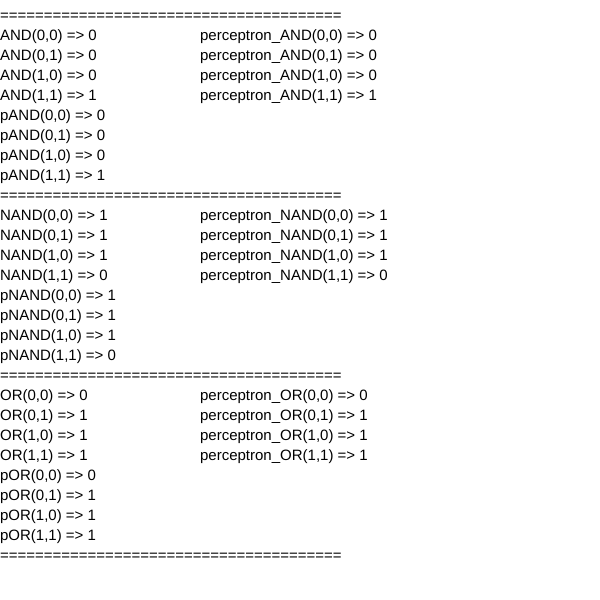
Frame 1 (no input)
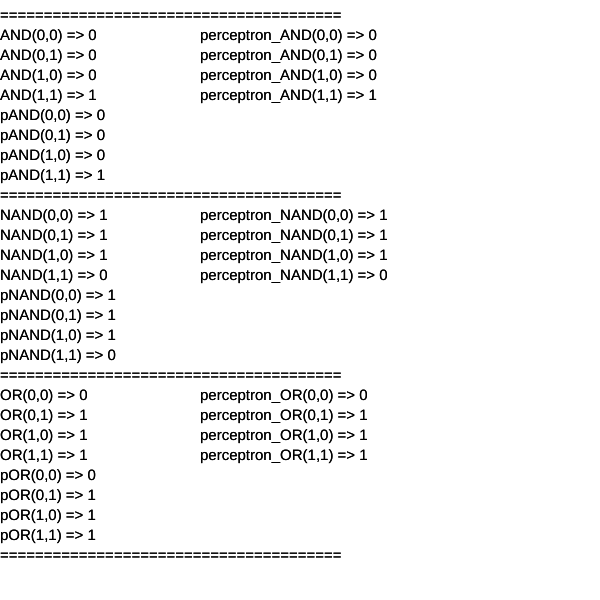
Frame 2 (the mouse pressed at the canvas centre, redrawn once)

The p5.js sketch that drew these frames (run headless with seeded random() and noise() and a simulated clock; the mouse was pressed at the canvas centre and the sketch redrawn once):

// p5.js sketch
// ── sketch.js
function setup() {
  createCanvas(600, 600);
  background(255);
}

function draw() {
             
  textSize(15);
  text('=======================================',0,20);
  text('AND(0,0) => ' + AND(0, 0),0,40);
  text('AND(0,1) => ' + AND(0, 1),0,60);
  text('AND(1,0) => ' + AND(1, 0),0,80);
  text('AND(1,1) => ' + AND(1, 1),0,100);
  text('pAND(0,0) => ' + pAND(0, 0),0,120);
  text('pAND(0,1) => ' + pAND(0, 1),0,140);
  text('pAND(1,0) => ' + pAND(1, 0),0,160);
  text('pAND(1,1) => ' + pAND(1, 1),0,180);
  text('=======================================',0,200);
  text('NAND(0,0) => ' + NAND(0, 0),0,220);
  text('NAND(0,1) => ' + NAND(0, 1),0,240);
  text('NAND(1,0) => ' + NAND(1, 0),0,260);
  text('NAND(1,1) => ' + NAND(1, 1),0,280);
  text('pNAND(0,0) => ' + pNAND(0, 0),0,300);
  text('pNAND(0,1) => ' + pNAND(0, 1),0,320);
  text('pNAND(1,0) => ' + pNAND(1, 0),0,340);
  text('pNAND(1,1) => ' + pNAND(1, 1),0,360);
  text('=======================================',0,380);
  text('OR(0,0) => ' + OR(0, 0),0,400);
  text('OR(0,1) => ' + OR(0, 1),0,420);
  text('OR(1,0) => ' + OR(1, 0),0,440);
  text('OR(1,1) => ' + OR(1, 1),0,460);
  text('pOR(0,0) => ' + pOR(0, 0),0,480);
  text('pOR(0,1) => ' + pOR(0, 1),0,500);
  text('pOR(1,0) => ' + pOR(1, 0),0,520);
  text('pOR(1,1) => ' + pOR(1, 1),0,540);
  text('=======================================',0,560);
  text('perceptron_AND(0,0) => '+perceptron(0, 0, 'AND'),200,40);
  text('perceptron_AND(0,1) => '+perceptron(0, 1, 'AND'),200,60);  
  text('perceptron_AND(1,0) => '+perceptron(1, 0, 'AND'),200,80);
  text('perceptron_AND(1,1) => '+perceptron(1, 1, 'AND'),200,100);  
  text('perceptron_NAND(0,0) => '+perceptron(0, 0, 'NAND'),200,220);
  text('perceptron_NAND(0,1) => '+perceptron(0, 0, 'NAND'),200,240);  
  text('perceptron_NAND(1,0) => '+perceptron(1, 0, 'NAND'),200,260);
  text('perceptron_NAND(1,1) => '+perceptron(1, 1, 'NAND'),200,280);  
  text('perceptron_OR(0,0) => '+perceptron(0, 0, 'OR'),200,400);
  text('perceptron_OR(0,1) => '+perceptron(0, 1, 'OR'),200,420);  
  text('perceptron_OR(1,0) => '+perceptron(1, 0, 'OR'),200,440);
  text('perceptron_OR(1,1) => '+perceptron(1, 1, 'OR'),200,460);  
  
  noLoop();

}

function AND(x1, x2) {
  value = x1 + x2;
  if (value > 1) {
    return 1;
  } else {
    return 0;
  }
}

function pAND(x1, x2) {
  let w1 = 0.5;
  let w2 = 0.5;
  let bias = -0.7;
  let value = x1 * w1 + x2 * w2 + bias;
  if (value <= 0) {
    return 0;
  } else {
    return 1;
  }
}

function NAND(x1, x2) {
  let value = x1 + x2;
  if (value > 1) {
    return 0;
  } else {
    return 1;
  }
}

function pNAND(x1, x2) {
  let w1 = -0.5;
  let w2 = -0.5;
  let bias = 0.7;
  let value = x1 * w1 + x2 * w2 + bias;
  if (value <= 0) {
    return 0;
  } else {
    return 1;
  }
}

function OR(x1, x2) {
  let value = x1 + x2;
  if (value < 1) {
    return 0;
  } else {
    return 1;
  }
}

function pOR(x1, x2) {
  let w1 = 0.5;
  let w2 = 0.5;
  let bias = -0.2;
  let value = x1 * w1 + x2 * w2 + bias;
  if (value <= 0) {
    return 0;
  } else {
    return 1;
  }
}

function perceptron(x1, x2, logic){
  let w1, w2, bias, value;
  
  if(logic == 'AND'){
    w1 = 0.5;
    w2 = 0.5;
    bias = -0.7;
  }else if(logic == 'NAND'){
    w1 = -0.5;
    w2 = -0.5;
    bias = 0.7;
  }else if(logic == 'OR'){
    w1 = 0.5;
    w2 = 0.5;
    bias = -0.2;
  }else{
    console.log('ERROR');
    noLoop();
  }

  value = x1 * w1 + x2 * w2 + bias;

  if (value <= 0) {
    return 0;
  } else {
    return 1;
  }
}
